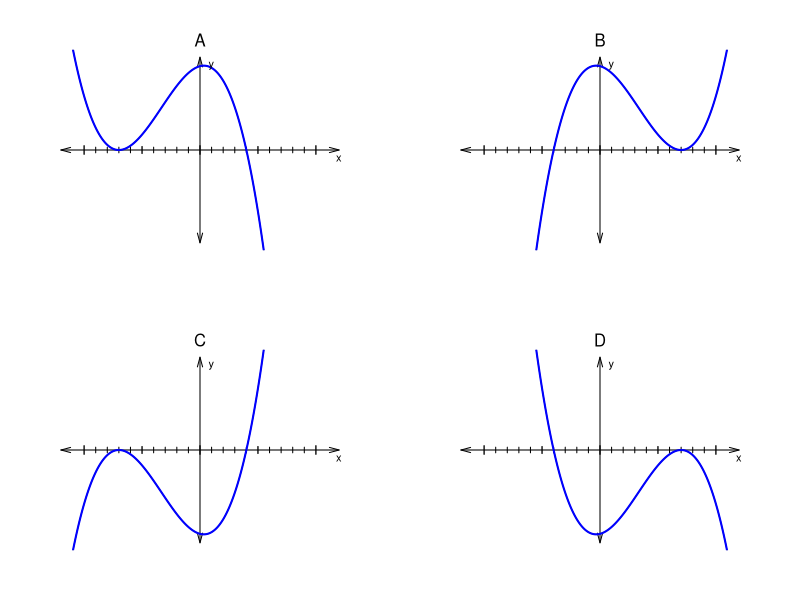
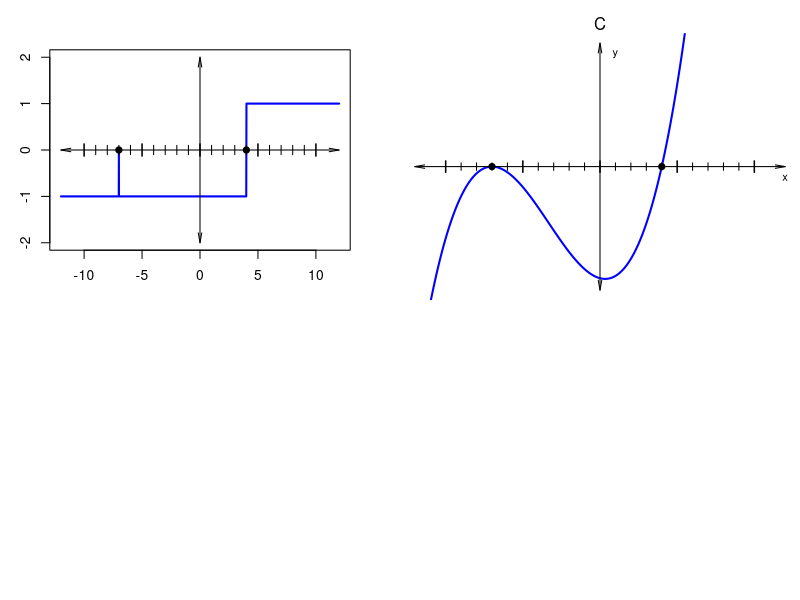

These figures' R source, in order:
## ---- chunk 1
options(scipen=999)
pfix = function(c,d){
    cc = c[c!=0]
    dd = d[c!=0]
    p = paste0("{",cc,"}x^{",dd,"}",collapse="+")
    p = gsub("x^{0}","",p,fixed=T)
    p = gsub("x^{1}","x",p,fixed=T)
    p = gsub("+{-","-{",p,fixed=T)
    p = gsub("+{1}x","+x",p,fixed=T)
    p = gsub("-{1}x","-x",p,fixed=T)
    p = gsub("{-1}x","-x",p,fixed=T)
    p = gsub("{1}x","x",p,fixed=T)
    return(p)
}
mfix = function(c,d){
    cc = c[c!=0]
    dd = d[c!=0]
    p = paste0("+{",cc,"}x^{",dd,"}",collapse="")
    p = gsub("x^{0}","",p,fixed=T)
    p = gsub("x^{1}","x",p,fixed=T)
    p = gsub("+{-","-{",p,fixed=T)
    p = gsub("+{1}x","+x",p,fixed=T)
    p = gsub("-{1}x","-x",p,fixed=T)
    p = gsub("{-1}x","-x",p,fixed=T)
    p = gsub("{1}x","x",p,fixed=T)
    return(p)
}
ffix = function(roots,degs,A=1,x="x"){
    rr = roots[degs!=0]
    dd = degs[degs!=0]
    if(A==1){
        p = paste0("",paste0("(",x,"-",rr,")^{",dd,"}",collapse="\\cdot "))
    } else if(A==-1){
        p = paste0("-",paste0("(",x,"-",rr,")^{",dd,"}",collapse="\\cdot "))
    } else {
        p = paste0(A,paste0("(",x,"-",rr,")^{",dd,"}",collapse="\\cdot "))
    }
    p = gsub("--","+",p,fixed=T)
    p = gsub(paste0("(",x,"-0)",collapse=""),x,p,fixed=T)
    p = gsub("^{1}","",p,fixed=T)
    return(p)
}
pon = function(x){
    wrds = c("\\mathrm{neg}","\\mathrm{zero}","\\mathrm{pos}")
    x = sign(x)+2
    return(wrds[x])
}
sa = function(roots,degs,A=1,x=0){
    rr = roots[degs!=0]
    dd = degs[degs!=0]
    if(A==1){
        p = paste0("",paste0("(",pon(x-rr),")^{",dd,"}",collapse="\\cdot "))
    } else if(A==-1){
        p = paste0("-",paste0("(",pon(x-rr),")^{",dd,"}",collapse="\\cdot "))
    } else {
        p = paste0(A,paste0("(",pon(x-rr),")^{",dd,"}",collapse="\\cdot "))
    }
    p = gsub("^{1}","",p,fixed=T)
    return(p)
}

numroots = sample(2:3,1)
while(T){
    h = sort(sample(-9:9,numroots))
    if(min(diff(h))>2 && length(unique(c(h,-h)))>3){break}
}

degs = sample(c(rep(1,numroots-1),2))
A = sample(c(-1,1),1)

p = function(x,h,d,A){
    return(A*prod((x-h)^d))
}

## ---- chunk 2
par(mfrow=c(2,2),mar=c(3,3,3,3))

multA = c(1,1,-1,-1)
multh = c(1,-1,1,-1)
ord = sample(1:4)

iii = 0
for(i in ord){
    iii = iii+1
    xx = seq(-12,12,0.01)
    yy = numeric()
    for(x in xx){
        yy = c(yy,p(x,h*multh[i],degs,A*multA[i]))
    }
    xx2 = seq(min(h*multh[i]),max(h*multh[i]),0.01)
    yy2 = numeric()
    for(x in xx2){
        yy2 = c(yy2,p(x,h*multh[i],degs,A*multA[i]))
    }
    ama = max(abs(yy2))
    plot(xx,yy,"l",axes=F,ann=F,xlim=c(-12,12),ylim=c(-ama*1.1,ama*1.1))
    mtext(LETTERS[iii],3)
    arrows(-12,0,12,0,0.1,15,3)
    arrows(0,ama*1.1,0,-ama*1.1,0.1,15,3)
    for(j in -10:10){
        if(j %% 10 == 0){
            lines(c(j,j),c(-ama/20,ama/20),lwd=1.3)
        } else if(j %% 5 == 0){
            lines(c(j,j),c(-ama/25,ama/25),lwd=1.3)
        } else {
            lines(c(j,j),c(-ama/30,ama/30),lwd=1)
        }
    }
    lines(xx,yy,col="blue",lwd=2)
    text(12,-ama/10,"x",cex=0.8)
    text(1,ama,"y",cex=0.8)
}

sol = paste0(1*(1==ord),collapse="")

## ---- chunk 3
if(sum(degs)%%2==0){
    wrd4 = "roots"
    wrd1 = "even"
    if(A<0){
        wrd2= "negative"
        wrd3= "down,down"
        ll = "-\\infty"
        rl = "-\\infty"
    } else {
        wrd2= "positive"
        wrd3= "up,up"
        ll = "\\infty"
        rl = "\\infty"
    }
} else {
    wrd4 = "root"
    wrd1 = "odd"
    if(A<0){
        wrd2= "negative"
        wrd3= "up,down"
        ll = "\\infty"
        rl = "-\\infty"
    } else {
        wrd2= "positive"
        wrd3= "down,up"
        ll = "-\\infty"
        rl = "\\infty"
    }
}

xeq = paste0("$x=",h,"$", collapse=" or ")
cxeq = ""
for(hh in h){
   cxeq = paste0(cxeq,"$$p(",hh,")~=~",ffix(h,degs,A,hh),"~=~0$$\n") 
}

## ---- chunk 4
s = paste0("|$(-\\infty,",h[1],")$|$",sa(h,degs,A,-20),"$|$",sign(p(-20,h,degs,A)),"$|\n",collapse="")

for(i in 1:(length(h)-1)){
    h1 = h[i]
    h2 = h[i+1]
    s = paste0(s,"|$",h1,"$|$",sa(h,degs,A,h1),"$|$",sign(p(h1,h,degs,A)),"$|\n",collapse="")
    xxx = mean(c(h1,h2))
    s = paste0(s,"|$(",h1,",",h2,")$|$",sa(h,degs,A,xxx),"$|$",sign(p(xxx,h,degs,A)),"$|\n",collapse="")
}

i = length(h)
h1 = h[i]
h2 = 20
s = paste0(s,"|$",h1,"$|$",sa(h,degs,A,h1),"$|$",sign(p(h1,h,degs,A)),"$|\n",collapse="")
xxx = mean(c(h1,h2))
s = paste0(s,"|$(",h1,",\\infty)$|$",sa(h,degs,A,xxx),"$|$",sign(p(xxx,h,degs,A)),"$|\n",collapse="")

## ---- chunk 5
xx = seq(-12,12,0.01)
yy = numeric()
for(x in xx){
    yy = c(yy,p(x,h,degs,A))
}
plot(xx,sign(yy),"l",xlim=c(-12,12),ylim=c(-2,2),lwd=2,col="blue",xlab="x",ylab="sign(p(x))")
for(xh in h){
    points(xh,0,pch=20,cex=1.5)
}
arrows(-12,0,12,0,0.1,10,3)
arrows(0,-2,0,2,0.1,10,3)
for(iii in -10:10){
    if(iii%%5==0){
        lines(c(iii,iii),c(-0.13,0.13),lwd=1.5) 
    } else {
        lines(c(iii,iii),c(-0.1,0.1))
    }
    
}
## ---- chunk 6
par(mar=c(0,0,2,0))
xx = seq(-12,12,0.01)
yy = numeric()
xx2 = seq(min(h),max(h),0.01)
yy2 = numeric()
for(x in xx2){
    yy2 = c(yy2,p(x,h,degs,A))
}
ama = max(abs(yy2))
for(x in xx){
    yy = c(yy,p(x,h,degs,A))
}
plot(xx,yy,"l",xlim=c(-12,12),ylim=c(-ama*1.1,ama*1.1),lwd=2,col="blue",xlab="x",ylab="p(x)",axes=F,ann=F)
for(xh in h){
    points(xh,0,pch=20,cex=1.5)
}
arrows(-12,0,12,0,0.1,10,3)
arrows(0,-ama*1.1,0,ama*1.1,0.1,10,3)
for(iii in -10:10){
    if(iii%%5==0){
        lines(c(iii,iii),c(-ama/20,ama/20),lwd=1.5) 
    } else {
        lines(c(iii,iii),c(-ama/30,ama/30))
    }
}
text(12,-ama/10,"x",cex=0.8)
text(1,ama,"y",cex=0.8)
mtext(LETTERS[which(ord==1)],3)
